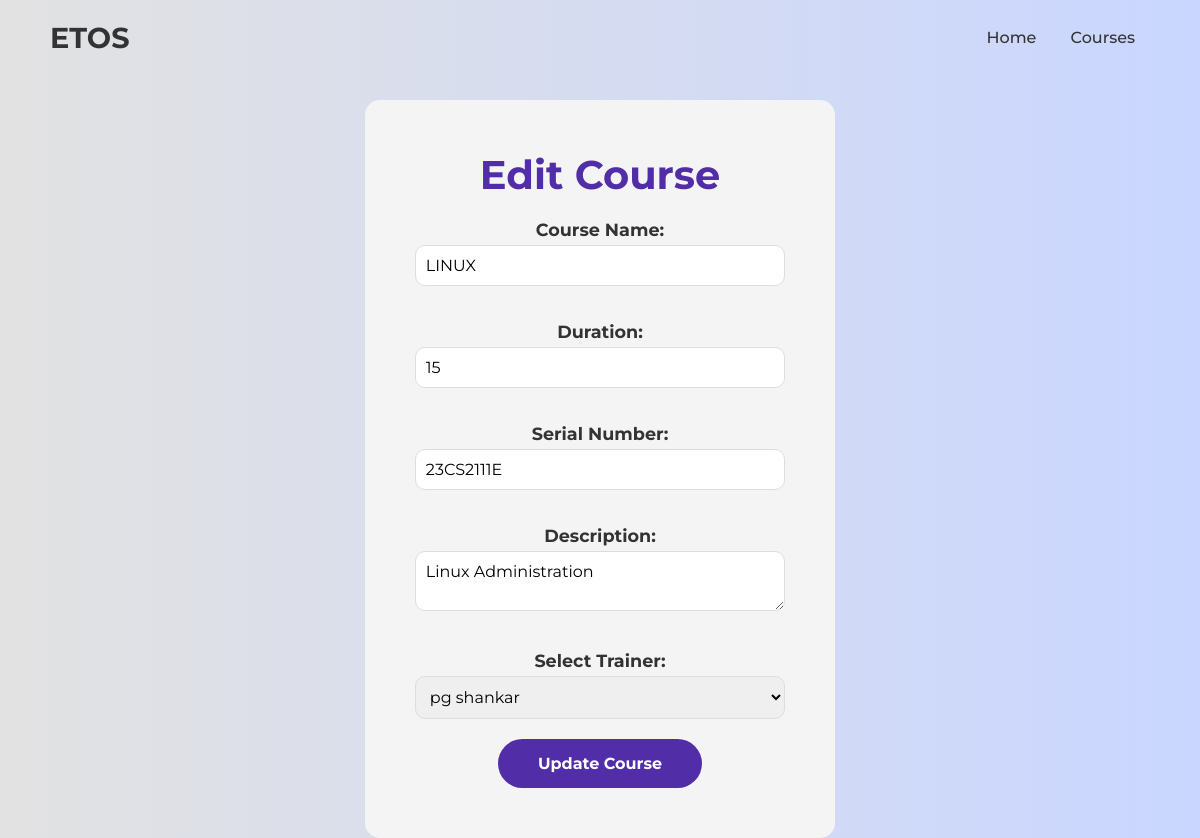
Page /courses/3/edit/ on the committed database.
### hr/models.py (models this page shows, shortened)
class Course(models.Model):
    course_name = models.CharField(max_length=255)
    duration = models.CharField(max_length=50)
    serial_number = models.CharField(max_length=50, unique=True)
    description = models.TextField()
    trainer = models.ForeignKey(User, on_delete=models.SET_NULL, null=True, limit_choices_to={'username__regex': r'^\d{4}$'})

### hr/views.py (the view)
# urls.py: path('courses/<int:course_id>/edit/', views.course_update, name='course_update'),
def course_update(request, course_id):
    course = get_object_or_404(Course, id=course_id)
    trainers = User.objects.filter(username__regex=r'^\d{4}$')
    if request.method == 'POST':
        form = CourseForm(request.POST, instance=course)
        if form.is_valid():
            form.save()
            return redirect('course_list')
    else:
        form = CourseForm(instance=course)
    return render(request, 'courses/edit_courses.html', {'form': form, 'trainers': trainers})

### hr/forms.py
class CourseForm(forms.ModelForm):
    class Meta:
        model = Course
        fields = ['course_name', 'duration', 'serial_number', 'description', 'trainer']
        widgets = {
            'course_name': forms.TextInput(attrs={'placeholder': 'Enter course name'}),
            'duration': forms.TextInput(attrs={'placeholder': 'Enter duration'}),
            'serial_number': forms.TextInput(attrs={'placeholder': 'Enter serial number'}),
            'description': forms.Textarea(attrs={'placeholder': 'Enter course description'}),
            'trainer': forms.Select(attrs={'placeholder': 'Select a trainer'}),
        }

### templates/courses/edit_courses.html (shortened to what this page needs)
<!DOCTYPE html>
<html lang="en">
<head>
    <link rel="stylesheet" href="https://cdnjs.cloudflare.com/ajax/libs/font-awesome/6.4.2/css/all.min.css">
</head>
<body>
    <nav class="navbar">
        <div class="brand">ETOS</div>
        <div class="links">
            <a href="{% url 'home_redirect' %}">Home</a>
            <a href="{% url 'course_list' %}">Courses</a>
        </div>
    </nav>
    <section class="hero">
        <div class="form-container">
            <h2>Edit Course</h2>
            <form method="post" action="{% url 'course_update' course.id %}">
                <label for="course_name">Course Name:</label>
                <input type="text" id="course_name" name="course_name" value="{{ form.course_name.value }}" required>
                <label for="duration">Duration:</label>
                <input type="text" id="duration" name="duration" value="{{ form.duration.value }}" required>
                <label for="serial_number">Serial Number:</label>
                <input type="text" id="serial_number" name="serial_number" value="{{ form.serial_number.value }}" required>
                <label for="description">Description:</label>
                <textarea id="description" name="description" required>{{ form.description.value }}</textarea>
                <label for="trainer">Select Trainer:</label>
                <select id="trainer" name="trainer" required>
                    {% for trainer in trainers %}
                        <option value="{{ trainer.id }}" {% if trainer.id == form.trainer.value %}selected{% endif %}>
                            {{ trainer.get_full_name }}
                        </option>
                    {% endfor %}
                </select>
                <button type="submit" class="btn">Update Course</button>
            </form>
        </div>
    </section>
</body>
</html>

### templates/courses/edit_courses.html (style rules this page uses)
* { margin: 0; padding: 0; box-sizing: border-box; font-family: 'Montserrat', sans-serif; }
body { background-color: #c9d6ff; background: linear-gradient(to right, #e2e2e2, #c9d6ff); height: 100vh; display: flex; justify-content: center; align-items: center; flex-direction: column; text-align: center; }
.navbar { width: 100%; position: absolute; top: 0; padding: 20px 50px; display: flex; justify-content: space-between; align-items: center; background-color: transparent; z-index: 1000; }
.navbar .brand { font-size: 1.8rem; font-weight: bold; color: #333; }
.navbar .links a { margin: 0 15px; text-decoration: none; color: #333; font-size: 1rem; font-weight: 500; }
.hero { height: 100vh; color: #333; padding: 100px 0; justify-content: center; align-items: center; text-align: center; }
.form-container { padding: 50px; background-color: #f4f4f4; border-radius: 15px; max-width: 500px; margin: 0 auto; }
.form-container h2 { font-size: 2.5rem; margin-bottom: 20px; color: #512da8; }
.form-container label { display: block; font-size: 1.1rem; font-weight: bold; margin: 15px 0 5px; color: #333; }
.form-container input[type="text"], .form-container textarea, .form-container select { width: 100%; padding: 10px; border-radius: 10px; border: 1px solid #ddd; font-size: 1rem; margin-bottom: 20px; }
.form-container .btn { padding: 15px 40px; background-color: #512da8; color: white; border-radius: 30px; border: none; font-size: 1rem; font-weight: bold; cursor: pointer; transition: background-color 0.3s ease, transform 0.3s ease; }

### rows in the picture
Course: course_name "LINUX", duration "15", serial_number "23CS2111E", description "Linux Administration"

### other values in the picture
form field trainer "pg shankar"
